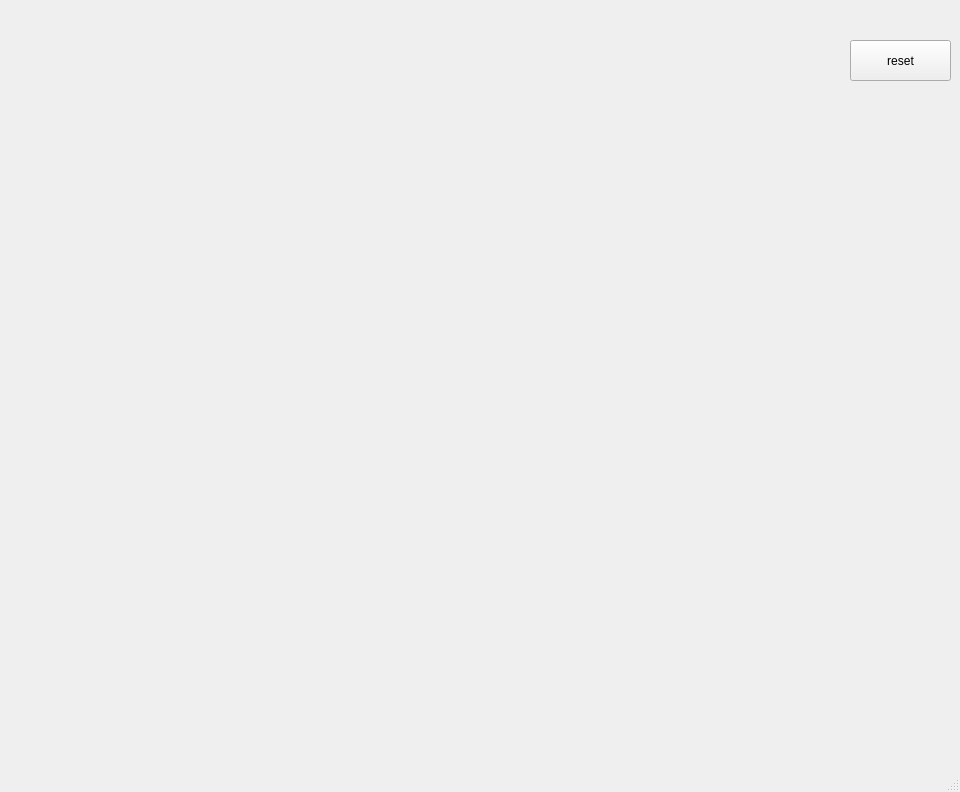
<?xml version="1.0" encoding="UTF-8"?>
<ui version="4.0">
 <class>MainWindow</class>
 <widget class="QMainWindow" name="MainWindow">
  <property name="geometry">
   <rect>
    <x>0</x>
    <y>0</y>
    <width>960</width>
    <height>792</height>
   </rect>
  </property>
  <property name="windowTitle">
   <string>MainWindow</string>
  </property>
  <property name="iconSize">
   <size>
    <width>40</width>
    <height>40</height>
   </size>
  </property>
  <widget class="QWidget" name="centralwidget">
   <widget class="QPushButton" name="pbReset">
    <property name="geometry">
     <rect>
      <x>850</x>
      <y>40</y>
      <width>101</width>
      <height>41</height>
     </rect>
    </property>
    <property name="toolTip">
     <string/>
    </property>
    <property name="whatsThis">
     <string>dwqd</string>
    </property>
    <property name="text">
     <string>reset</string>
    </property>
   </widget>
  </widget>
  <widget class="QMenuBar" name="menubar">
   <property name="geometry">
    <rect>
     <x>0</x>
     <y>0</y>
     <width>960</width>
     <height>21</height>
    </rect>
   </property>
  </widget>
  <widget class="QStatusBar" name="statusbar"/>
 </widget>
 <resources/>
 <connections/>
</ui>
